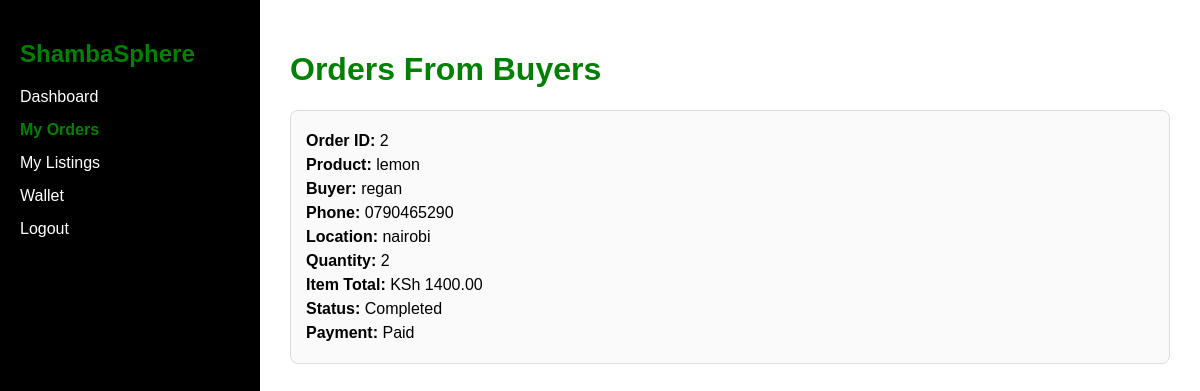
Screenshot of /farmer-orders/ (signed in) with the database file from the repository.
### myapp/models.py (models this page shows, shortened)
class OrderItem(models.Model):
    order = models.ForeignKey(Order, on_delete=models.CASCADE, related_name="items")
    produce = models.ForeignKey(Produce, on_delete=models.CASCADE)
    farmer = models.ForeignKey(FarmerProfile, on_delete=models.CASCADE)
    quantity = models.PositiveIntegerField()
    price = models.DecimalField(max_digits=10, decimal_places=2)
    status = models.CharField(
        max_length=20,
        choices=[
            ("Pending", "Pending"),
            ("Paid", "Paid"),
            ("Delivery", "Delivery"),
            ("Completed", "Completed"),
        ],
        default="Pending"
    )
    created_at = models.DateTimeField(auto_now_add=True)

class Order(models.Model):
    buyer = models.ForeignKey(User, on_delete=models.CASCADE)
    phone = models.CharField(max_length=20)
    location = models.CharField(max_length=255)
    delivery_fee = models.DecimalField(max_digits=10, decimal_places=2, default=0.00)
    total_amount = models.DecimalField(max_digits=10, decimal_places=2)
    payment_status = models.CharField(
        max_length=20,
        choices=[
            ("Pending", "Pending"),
            ("Paid", "Paid"),
        ],
        default="Pending"
    )
    created_at = models.DateTimeField(auto_now_add=True)

class Produce(models.Model):
    farmer = models.ForeignKey(FarmerProfile, on_delete=models.CASCADE)
    name = models.CharField(max_length=100)
    quantity = models.FloatField()
    price = models.DecimalField(max_digits=10, decimal_places=2)
    image = models.ImageField(upload_to='produce_images/')
    status = models.CharField(max_length=20, default='Available')
    created_at = models.DateTimeField(auto_now_add=True)

### myapp/views.py (the view)
# urls.py: path('farmer-orders/', views.farmer_orders, name='farmer_orders'),
@login_required
def farmer_orders(request):
    try:
        farmer = FarmerProfile.objects.get(user=request.user)
    except FarmerProfile.DoesNotExist:
        return redirect("farmer_register")
    orders = OrderItem.objects.filter(
        farmer=farmer
    ).select_related(
        "order", "produce", "order__buyer"
    ).order_by("-order__created_at")
    context = {
        "orders": orders
    }
    return render(request, "farmer-orders.html", context)

### myapp/templates/farmer-orders.html (shortened to what this page needs)
{% load static %}
<!DOCTYPE html>
<html lang="en">
<head>
    <link rel="stylesheet" href="{% static 'css/farmer-orders.css' %}">
</head>
<body>
<div class="dashboard">
    <div class="sidebar">
        <h2>ShambaSphere</h2>
        <ul>
            <li><a href="{% url 'farmer_dashboard' %}">Dashboard</a></li>
            <li><a href="{% url 'farmer_orders' %}" class="active">My Orders</a></li>
            <li><a href="#">My Listings</a></li>
            <li><a href="#">Wallet</a></li>
            <li><a href="{% url 'logout' %}">Logout</a></li>
        </ul>
    </div>
    <div class="main-content">
        <h1>Orders From Buyers</h1>
        {% for item in orders %}
        <div class="card">
            <p><strong>Order ID:</strong> {{ item.order.id }}</p>
            <p><strong>Product:</strong> {{ item.produce.name }}</p>
            <p><strong>Buyer:</strong> {{ item.order.buyer.username }}</p>
            <p><strong>Phone:</strong> {{ item.order.phone }}</p>
            <p><strong>Location:</strong> {{ item.order.location }}</p>
            <p><strong>Quantity:</strong> {{ item.quantity }}</p>
            <p><strong>Item Total:</strong> KSh {{ item.price }}</p>
            <p><strong>Status:</strong> {{ item.status }}</p>
            <p><strong>Payment:</strong> {{ item.order.payment_status }}</p>
        </div>
        {% empty %}
        <p>No orders yet.</p>
        {% endfor %}
    </div>
</div>
</body>
</html>

### myapp/static/css/farmer-orders.css (style rules this page uses)
body { margin: 0; font-family: Arial, sans-serif; background: #f5f5f5; }
.dashboard { display: flex; min-height: 100vh; }
.sidebar { width: 220px; background: black; color: white; padding: 20px; }
.sidebar h2 { color: green; }
.sidebar ul { list-style: none; padding: 0; }
.sidebar ul li { margin: 15px 0; }
.sidebar ul li a { color: white; text-decoration: none; }
.sidebar ul li a.active, .sidebar ul li a:hover { color: green; font-weight: bold; }
.main-content { flex: 1; padding: 30px; background: white; }
h1 { color: green; }
.card { border: 1px solid #ddd; padding: 15px; margin-top: 15px; border-radius: 8px; background: #fafafa; }
.card p { margin: 6px 0; }

### rows the page displays
OrderItem: order.id "2", produce.name "lemon", order.buyer.username "regan", order.phone "0790465290", order.location "nairobi", quantity "2", price "1400.00", status "Completed", order.payment_status "Paid"
